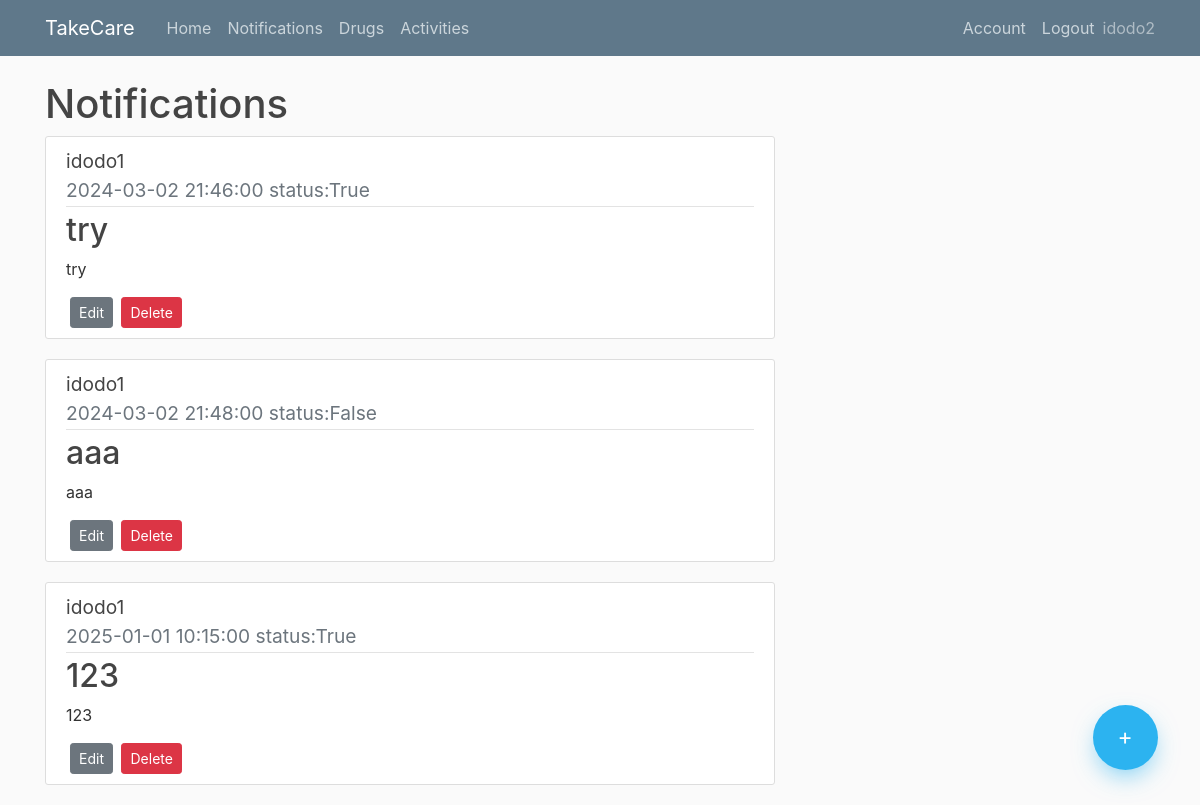
Before: /notification (signed in) with the older database file.
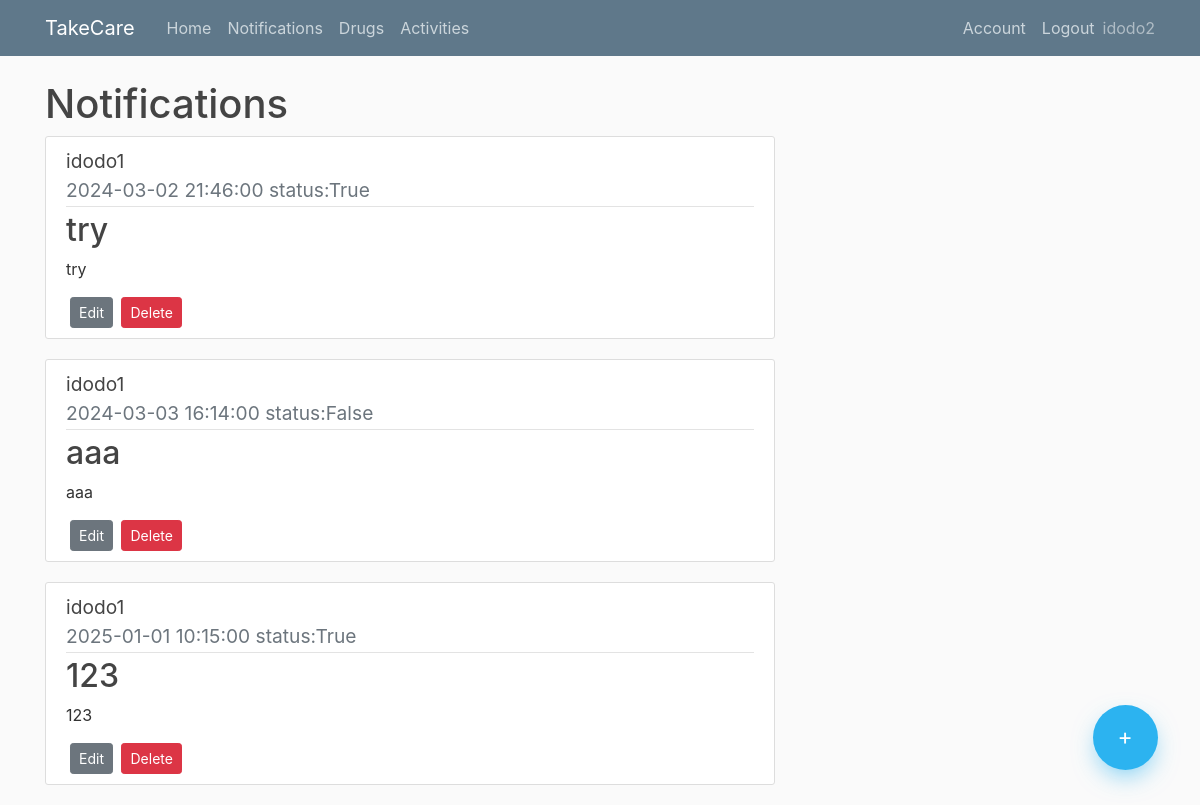
After: the same page with the newer database file.
### app/models.py (models this page shows, shortened)
class Notification(db.Model):
    id = db.Column(db.Integer, primary_key=True)
    title = db.Column(db.String(150),nullable=False)
    content = db.Column(db.Text,nullable=False)
    date = db.Column(db.Date,nullable=False)
    time = db.Column(db.Time,nullable=False)
    took = db.Column(db.Boolean, nullable=False)
    user_id = db.Column(db.Integer, db.ForeignKey('user.id'), nullable=False)
    elderly_user_id = db.Column(db.Integer, db.ForeignKey('elderlyuser.id'), nullable=False)

### app/routes.py (the view)
@app.route("/notification")
@login_required
def notification():
    if current_user.is_authenticated:
        notifications = Notification.query.filter_by(user_id=current_user.id).order_by(Notification.date.asc()).order_by(Notification.time.asc())
        eldelys = Elderlyuser.query.filter_by(user_id=current_user.id)
        eldelys_dict = {i.id: i.username for i in eldelys}
        return render_template("notification.html",notifications=notifications,eldelys_dict=eldelys_dict, title="Notification")
    else:
        return render_template("home.html")

### app/models.py (called while the page is built)
@login_manager.user_loader
def load_user(user_id):
    return User.query.get(int(user_id))

### app/templates/notification.html (shortened to what this page needs)
{% extends "layout.html" %}
{% block content %}
    <h1>Notifications</h1>
    <div class="floating-container">
        <a class="floating-button" href="{{ url_for('add_notification')}}"> +</a>
    </div>
    {% if notifications.count() == 0  %}
        <h3>No notifications found</h3>
    {% else %}
        {% for notification in notifications %}
          <article class="media content-section">
            <div class="media-body">
                <div class="article-title">
                    <big>{{ eldelys_dict[notification.elderly_user_id] }}</big>
                </div>
              <div class="article-metadata">
                <big class="text-muted"> {{ notification.date.strftime('%Y-%m-%d') }}    {{ notification.time }}    status:{{notification.took}} </big>
              </div>
              <h2>{{ notification.title }}</h2>
              <p class="article-content">{{ notification.content }}</p>
              <a class="btn btn-secondary btn-sm ml-1" href="{{ url_for('edit_notification' ,notification_id=notification.id ) }}">Edit</a>
              <button type="button" class="btn btn-danger btn-sm ml-1" data-toggle="modal" data-target="#deleteModal{{notification.id}}">
                Delete
              </button>
            </div>
          </article>
        {% endfor %}
    {% endif %}
{% endblock content %}

Changed rows visible on the page:
changed Notification "aaa": date "2024-03-02" → "2024-03-03"; time "21:48:00" → "16:14:00"
